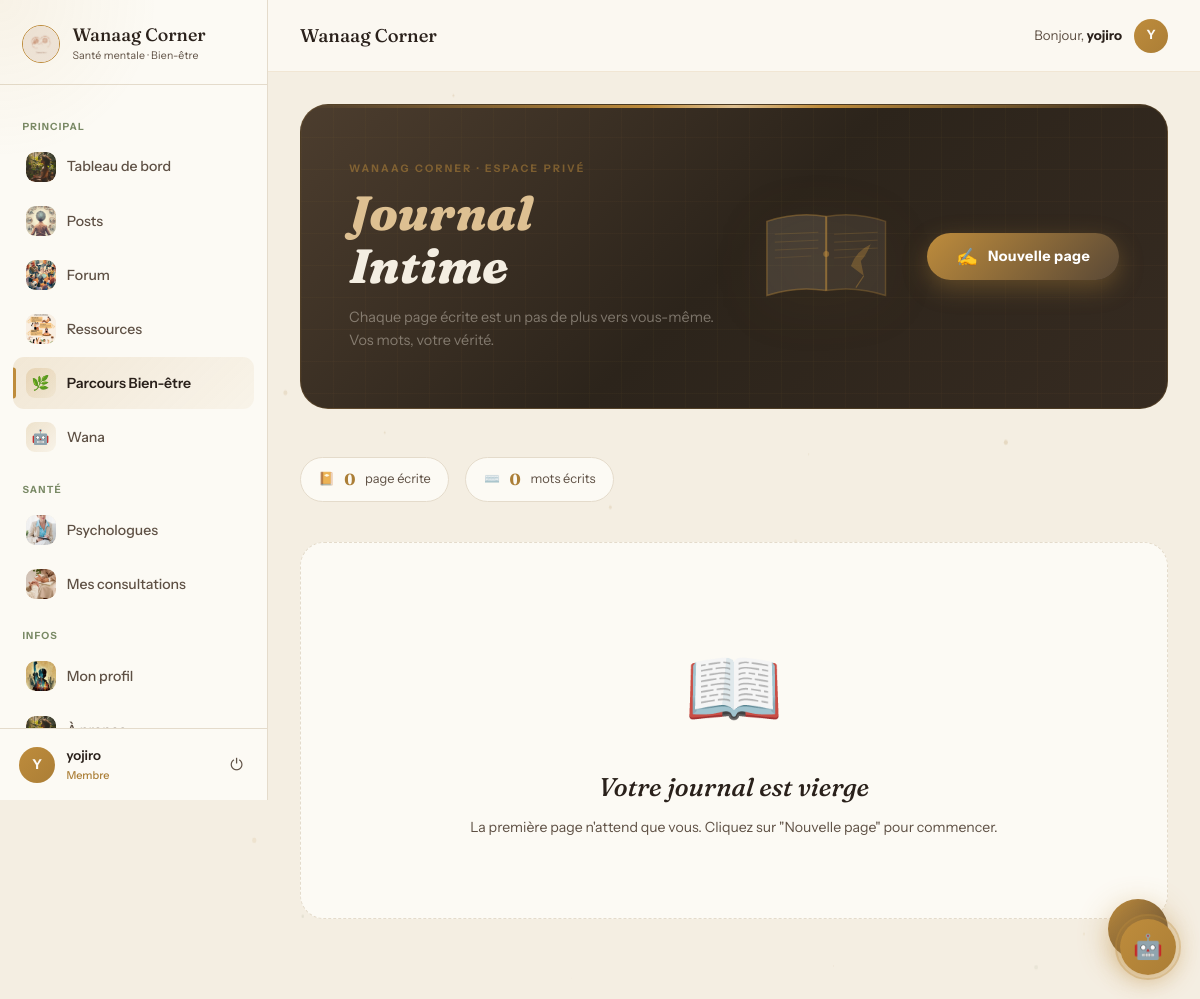
Page /parcours/journal/ (signed in) on the committed database.
### application/models.py (models this page shows, shortened)
class CustomUser(AbstractUser):
    pseudonyme = models.CharField(max_length=50, unique=True)
    email = models.EmailField(unique=True)
    photo = models.ImageField(upload_to='profiles/', blank=True, null=True, verbose_name="Photo de profil")
    bio = models.TextField(blank=True, max_length=300, verbose_name="Bio")
    USERNAME_FIELD = 'email'
    REQUIRED_FIELDS = ['username', 'pseudonyme']
    class Meta:
        verbose_name = 'Utilisateur'
        verbose_name_plural = 'Utilisateurs'

### application/views.py (the view, shortened to what this page needs)
# urls.py: path('parcours/journal/', views.parcours_journal, name='parcours_journal'),
@login_required
def parcours_journal(request):
    user = request.user
    entries = JournalEntry.objects.filter(utilisateur=user)
    mood_stats = {}
    for e in entries:
        mood_stats[e.humeur] = mood_stats.get(e.humeur, 0) + 1
    return render(request, 'application/parcours_journal.html', {
        'entries': entries,
        'mood_stats': mood_stats,
    })

### application/templates/application/parcours_journal.html (shortened to what this page needs)
{% extends 'application/base.html' %}
{% load static %}
{% block content %}
<div class="jnl-hero">
    <div class="jnl-hero-left">
        <div class="jnl-hero-eyebrow">Wanaag Corner · Espace privé</div>
        <h1 class="jnl-hero-title"><span>Journal</span><br>Intime</h1>
        <p class="jnl-hero-sub">Chaque page écrite est un pas de plus vers vous-même. Vos mots, votre vérité.</p>
    </div>
    <button class="jnl-write-btn" onclick="openWriter()">
        <span class="jnl-write-btn-icon">✍️</span> Nouvelle page
    </button>
</div>
<div class="jnl-stats-strip">
    <div class="jnl-stat-pill">📔 <strong>{{ entries|length }}</strong> page{% if entries|length > 1 %}s{% endif %} écrite{% if entries|length > 1 %}s{% endif %}</div>
    <div class="jnl-stat-pill">⌨️ <strong id="totalWords">—</strong> mots écrits</div>
</div>
{% if entries %}
<div class="jnl-pages-label">Vos pages</div>
<div class="jnl-pages-grid">
    {% for entry in entries %}
    <div class="jnl-page-card jnl-page-m{{ entry.humeur }}">
        <div class="jnl-page-fold"></div>
        <div class="jnl-page-num">p. {{ forloop.counter }}</div>
        <div class="jnl-page-inner">
            <div class="jnl-page-date">{{ entry.date_creation|date:"l d M Y · H\hi" }}</div>
            <div class="jnl-page-mood-row">
                <span class="jnl-page-mood-emoji">
                    {% if entry.humeur == '5' %}😊{% elif entry.humeur == '4' %}🙂{% elif entry.humeur == '3' %}😐{% elif entry.humeur == '2' %}😔{% else %}😢{% endif %}
                </span>
                <span class="jnl-page-mood-label jnl-ml-{{ entry.humeur }}">{{ entry.get_humeur_display }}</span>
            </div>
            <div class="jnl-page-title">{{ entry.titre|default:"Sans titre" }}</div>
            <div class="jnl-page-text">{{ entry.contenu }}</div>
            <div class="jnl-page-footer">
                <button class="jnl-page-delete" onclick="deleteEntry({{ entry.id }}, this)" title="Supprimer cette page">🗑</button>
            </div>
        </div>
    </div>
    {% endfor %}
</div>
{% else %}
<div class="jnl-pages-grid">
    <div class="jnl-empty">
        <div class="jnl-empty-icon">📖</div>
        <h3>Votre journal est vierge</h3>
        <p>La première page n'attend que vous. Cliquez sur "Nouvelle page" pour commencer.</p>
    </div>
</div>
{% endif %}
<button class="jnl-fab" onclick="openWriter()" title="Nouvelle page">+</button>
{% endblock %}

### application/templates/application/base.html (shortened to what this page needs)
{% load static %}
<!DOCTYPE html>
<html lang="fr">
<head>
</head>
<body>
{% if user.is_authenticated %}
<aside class="sidebar" id="sidebar">
    <div class="sidebar-header">
        <img src="{% static 'images/logo.jpg' %}" alt="Logo" class="sidebar-logo-img">
        <div>
            <div class="sidebar-brand-name">Wanaag Corner</div>
            <div class="sidebar-brand-sub">Santé mentale · Bien-être</div>
        </div>
    </div>
    <nav class="sidebar-nav">
        <div class="nav-label">Principal</div>
        <a href="{% url 'dashboard' %}" class="nav-item {% if request.resolver_match.url_name == 'dashboard' %}active{% endif %}">
            <span class="nav-icon"><img src="{% static 'images/espace-bien-etre.jpg' %}" alt=""></span> Tableau de bord
        </a>
        <a href="{% url 'posts_feed' %}" class="nav-item {% if request.resolver_match.url_name == 'posts_feed' %}active{% endif %}">
            <span class="nav-icon"><img src="{% static 'images/posts.jpg' %}" alt=""></span> Posts
        </a>
        <a href="{% url 'forum_home' %}" class="nav-item {% if 'forum' in request.resolver_match.url_name %}active{% endif %}">
            <span class="nav-icon"><img src="{% static 'images/forum.jpg' %}" alt=""></span> Forum
        </a>
        <a href="{% url 'ressources_home' %}" class="nav-item {% if 'ressource' in request.resolver_match.url_name %}active{% endif %}">
            <span class="nav-icon"><img src="{% static 'images/ressources.jpg' %}" alt=""></span> Ressources
        </a>
        <a href="{% url 'parcours_home' %}" class="nav-item {% if 'parcours' in request.resolver_match.url_name %}active{% endif %}">
            <span class="nav-icon" style="background:linear-gradient(135deg,rgba(190,140,60,.22),rgba(190,140,60,.06));border-radius:9px;display:flex;align-items:center;justify-content:center;font-size:.9rem;">🌿</span> Parcours Bien-être
        </a>
        <a href="{% url 'chatbot' %}" class="nav-item {% if request.resolver_match.url_name == 'chatbot' %}active{% endif %}" style="position:relative;">
            <span class="nav-icon" style="background:linear-gradient(135deg,rgba(190,140,60,.22),rgba(190,140,60,.06));border-radius:9px;display:flex;align-items:center;justify-content:center;font-size:.9rem;">🤖</span>
            Wana
        </a>
        {% if not user.psychologue_profile %}
        <div class="nav-label">Santé</div>
        <a href="{% url 'psychologues_list' %}" class="nav-item {% if request.resolver_match.url_name == 'psychologues_list' %}active{% endif %}">
            <span class="nav-icon"><img src="{% static 'images/psychologue.jpg' %}" alt=""></span> Psychologues
        </a>
        <a href="{% url 'mes_consultations' %}" class="nav-item {% if 'consultation' in request.resolver_match.url_name %}active{% endif %}">
            <span class="nav-icon"><img src="{% static 'images/consultation.jpg' %}" alt=""></span> Mes consultations
        </a>
        {% endif %}
        <div class="nav-label">Infos</div>
        <a href="{% url 'profile' %}" class="nav-item {% if request.resolver_match.url_name == 'profile' %}active{% endif %}">
            <span class="nav-icon">
                {% if user.photo %}<img src="{{ user.photo.url }}" alt="" style="width:100%;height:100%;object-fit:cover;border-radius:9px;">
                {% else %}<img src="{% static 'images/photo-de-profil.jpg' %}" alt="">{% endif %}
            </span> Mon profil
        </a>
        <a href="{% url 'about' %}" class="nav-item {% if request.resolver_match.url_name == 'about' %}active{% endif %}">
            <span class="nav-icon"><img src="{% static 'images/espace-bien-etre.jpg' %}" alt=""></span> À propos
        </a>
    </nav>
    <div class="sidebar-user">
        <div class="avatar-sidebar">{{ user.pseudonyme|first|upper }}</div>
        <div class="sidebar-user-info">
            <div class="sidebar-user-name">{{ user.pseudonyme }}</div>
            <div class="sidebar-user-role">{% if user.psychologue_profile %}🩺 Psychologue{% else %}Membre{% endif %}</div>
        </div>
        <form method="post" action="{% url 'logout' %}" style="margin:0;">
            <button type="submit" class="logout-btn" title="Déconnexion">⏻</button>
        </form>
    </div>
</aside>
<div class="app-main">
    <header class="app-topbar">
        <div class="topbar-left">
            <span class="topbar-title">{% block page_title %}Wanaag Corner{% endblock %}</span>
        </div>
        <div class="topbar-right">
            <span class="topbar-greeting">Bonjour, <strong>{{ user.pseudonyme }}</strong></span>
            <div class="avatar-topbar">{{ user.pseudonyme|first|upper }}</div>
        </div>
    </header>
    <div class="app-content">
{% endif %}
{% block content %}{% endblock %}
{% if user.is_authenticated %}
    </div>
</div>
{% endif %}
{% if user.is_authenticated %}
{% url 'chatbot_send' as chatbot_send_url %}
{% url 'chatbot' as chatbot_url %}
<div id="chatWidget">
    <button class="wgt-bubble" id="wgtBubble" onclick="wgtToggle()" title="Parler à Wana">
        <span id="wgtIconOpen">🤖</span>
        <span class="wgt-pulse-ring"></span>
    </button>
</div>
{% endif %}
</body>
</html>

### application/templates/application/parcours_journal.html (style rules this page uses)
:root { --gold:#be8c3c; --gold-light:#ddc092; --gold-dim:rgba(190,140,60,.12); --paper:#f4eee2; --paper2:#ede0cc; --paper3:#e4d3b8; --ink:#2a211b; --ink2:rgba(42,33,27,.6); --ink3:rgba(42,33,27,.35); --brown-dark:#2c241b; --brown-mid:#4c3d2e; --brown-cover:#594836; --mood5:#10b981; --mood4:#14b8a6; --mood3:#f59e0b; --mood2:#f97316; --mood1:#ef4444; }
.jnl-hero { position:relative; border-radius:28px; overflow:hidden; padding:3.5rem 3rem; margin-bottom:3rem; background:linear-gradient(135deg,#4c3d2e 0%,#2c241b 50%,#362b21 100%); border:1px solid rgba(190,140,60,.2); display:flex; align-items:center; justify-content:space-between; gap:2rem; }
.jnl-hero::before { content:''; position:absolute; inset:0; background-image: linear-gradient(rgba(190,140,60,.04) 1px,transparent 1px), linear-gradient(90deg,rgba(190,140,60,.04) 1px,transparent 1px); background-size:32px 32px; }
.jnl-hero::after { content:''; position:absolute; top:0; left:0; right:0; height:3px; background:linear-gradient(90deg,transparent 0%,var(--gold) 40%,var(--gold-light) 50%,var(--gold) 60%,transparent 100%); }
.jnl-hero-left { position:relative; z-index:2; }
.jnl-hero-eyebrow { font-size:.65rem; letter-spacing:.22em; text-transform:uppercase; color:rgba(190,140,60,.5); font-weight:700; margin-bottom:.6rem; }
.jnl-hero-title { font-family:'Fraunces',serif; font-size:clamp(2rem,5vw,3rem); font-weight:800; font-style:italic; color:#f4eee2; line-height:1.1; margin-bottom:.8rem; }
.jnl-hero-title span { color:var(--gold-light); }
.jnl-hero-sub { font-size:.9rem; color:rgba(244,238,226,.4); max-width:380px; line-height:1.6; }
.jnl-book-svg { filter:drop-shadow(0 10px 30px rgba(190,140,60,.3)); animation:bookFloat 4s ease-in-out infinite; }
.jnl-write-btn { position:relative; z-index:2; flex-shrink:0; display:inline-flex; align-items:center; gap:.6rem; background:linear-gradient(135deg,var(--gold),#594836); color:#fff; font-weight:700; font-size:.9rem; border:none; cursor:pointer; padding:.8rem 1.8rem; border-radius:50px; font-family:inherit; transition:all .3s; box-shadow:0 8px 24px rgba(190,140,60,.35); letter-spacing:.03em; }
.jnl-write-btn-icon { font-size:1.1rem; transition:transform .3s; }
.jnl-stats-strip { display:flex; gap:1rem; margin-bottom:2.5rem; flex-wrap:wrap; opacity:1!important; }
.jnl-stat-pill { display:flex; align-items:center; gap:.6rem; background:var(--papier); border:1px solid var(--trait); border-radius:50px; padding:.55rem 1.1rem; font-size:.8rem; color:var(--taupe); }
.jnl-stat-pill strong { color:var(--or-dark); font-size:1rem; font-family:'Fraunces',serif; }
.jnl-pages-grid { display:grid; grid-template-columns:repeat(auto-fill,minmax(260px,1fr)); gap:1.8rem; margin-bottom:3rem; }
.jnl-empty { grid-column:1/-1; text-align:center; padding:5rem 2rem; background:var(--papier); border:1px dashed var(--trait); border-radius:24px; opacity:1!important; }
.jnl-empty-icon { font-size:5rem; margin-bottom:1rem; filter:grayscale(.3); }
.jnl-empty h3 { font-family:'Fraunces',serif; font-style:italic; font-size:1.6rem; color:var(--encre); margin-bottom:.5rem; }
.jnl-empty p { font-size:.88rem; color:var(--taupe); }
.jnl-fab { position:fixed; bottom:2.5rem; right:2rem; z-index:100; width:60px; height:60px; border-radius:50%; background:linear-gradient(135deg,var(--gold),#594836); border:none; cursor:pointer; font-size:1.6rem; color:#fff; box-shadow:0 8px 30px rgba(190,140,60,.45); display:flex; align-items:center; justify-content:center; transition:all .3s; }

### rows in the picture
CustomUser: photo (picture), pseudonyme|first "Y", pseudonyme "yojiro"

### other values in the picture
{{ entries|length }} "0"
